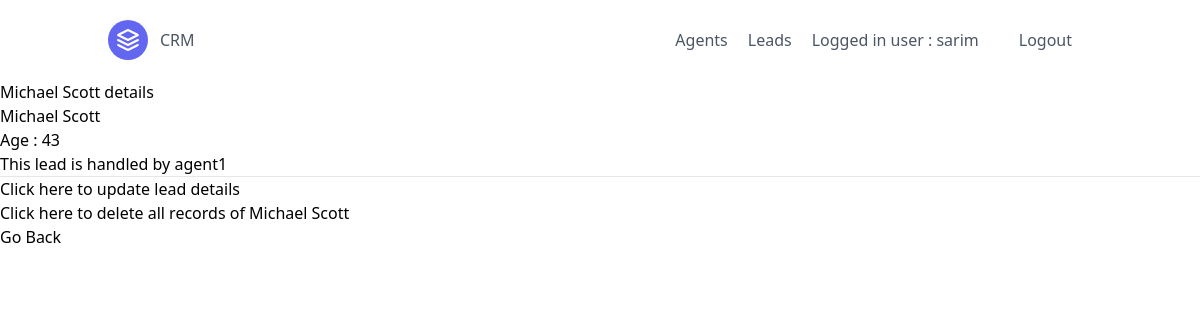
The app's page /leads/1/ (signed in), older data.
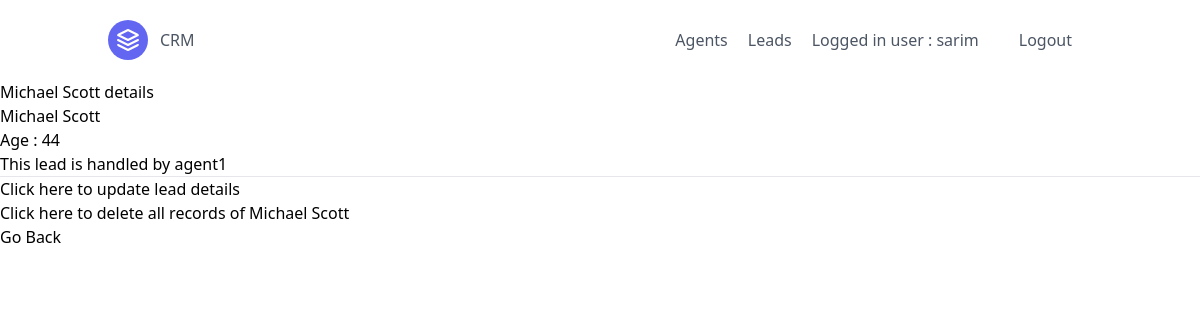
The same page, newer data.
### leads/models.py (models this page shows)
class Lead(models.Model):
    first_name = models.CharField(max_length=25)
    last_name = models.CharField(max_length=25)
    age = models.PositiveIntegerField()
    organisation = models.ForeignKey(UserProfile,  on_delete=models.CASCADE)
    agent = models.ForeignKey("Agent", blank=True, null= True,on_delete=models.SET_NULL)
    def __str__(self):
        return f"{self.first_name} {self.last_name}"

class Agent(models.Model):
    user = models.OneToOneField(User, on_delete=models.CASCADE)
    organisation = models.ForeignKey(UserProfile, on_delete=models.CASCADE)
    def __str__(self):
        return self.user.username

class User(AbstractUser):
    is_organizer = models.BooleanField(default=True)
    is_agent = models.BooleanField(default= False)

### leads/views.py (the view)
# urls.py: path("<int:pk>/", LeadDetailView.as_view(), name = "lead-detail"),
class LeadDetailView(LoginRequiredMixin, DetailView):
    template_name = "leads/lead_detail.html"
    context_object_name = "object"
    def get_queryset(self):
        user = self.request.user
        if user.is_organizer:
            queryset = Lead.objects.filter(organisation = user.userprofile)
        else:
            queryset = Lead.objects.filter(organisation = user.agent.organisation)
            queryset = queryset.filter(agent__user = user)
        return queryset

### leads/templates/leads/lead_detail.html
{% extends "base.html" %}
{% block content %}
    <h4>{{object}} details</h4>
    {{object.first_name}} {{object.last_name}}
    <div>Age : {{object.age}}</div>
    <div>This lead is handled by {{object.agent}}</div>
    <hr>
    {% if request.user.is_organizer %}
    <div>
        <p>
            <a href="{% url 'leads:lead-update' object.pk %}">
            Click here to update lead details
            </a>
        </p>
        <p>
            <a href="{% url 'leads:lead-delete' object.pk %}">Click here to delete all records of {{object}}</a>
        </p>
    {% endif %}
    <p>
        <a href="{% url 'leads:lead-list' %}">Go Back</a>
    </p>
    </div>
{% endblock content %}

Row changes from the older to the newer data that the page shows:
changed Lead "Michael Scott": age "43" → "44"
